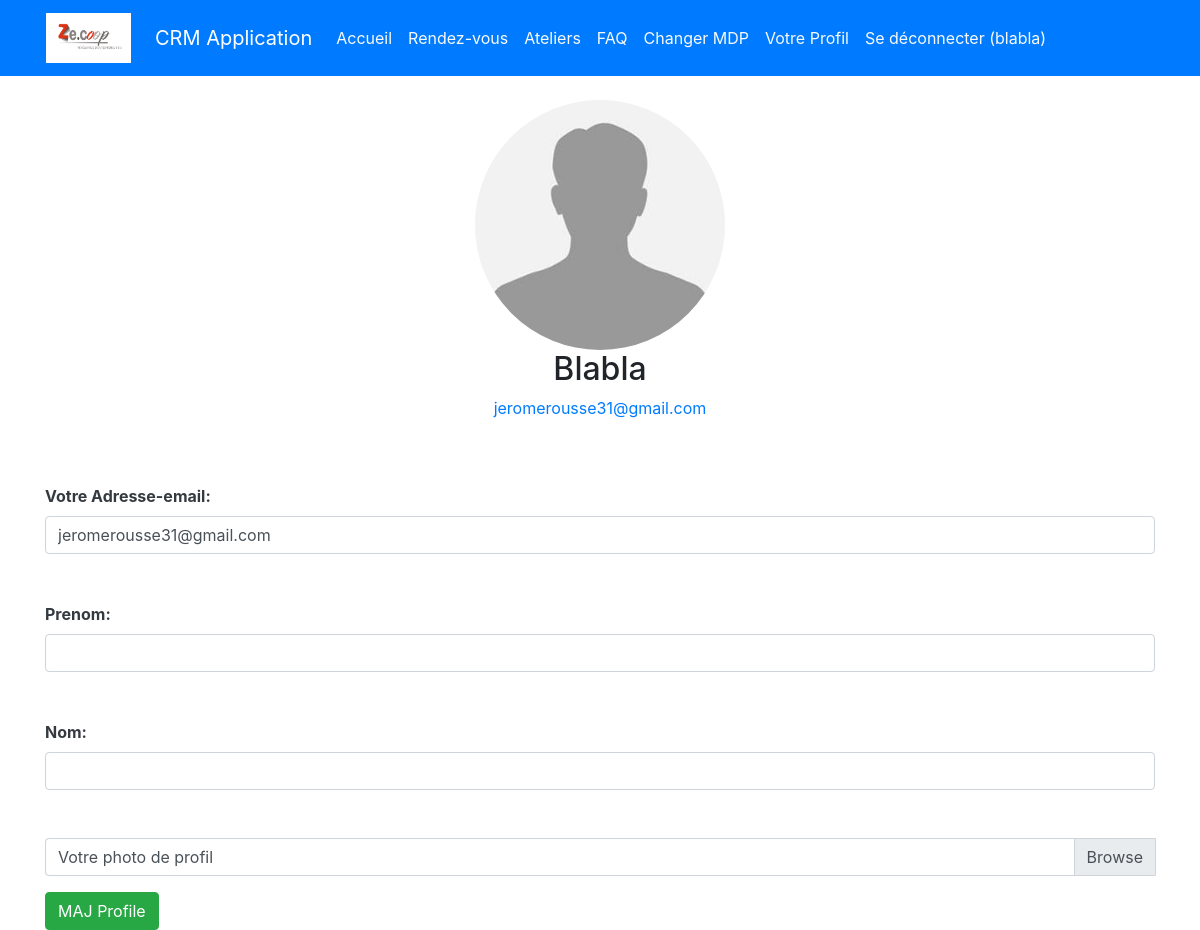
Screenshot of /profile/ (signed in) with the database file from the repository.
### authentification/models.py (models this page shows, shortened)
class User(AbstractUser):
    pass

class Profile(models.Model):
    user = models.OneToOneField(User, on_delete=models.CASCADE)
    avatar = models.ImageField(default='avatar.jpg', upload_to='profile_avatars')

### authentification/views.py (the view)
# urls.py: path('profile/',authentification.views.profile , name='profile'),
@login_required
def profile(request):
    if request.method == 'POST':
        u_form = UserUpdateForm(request.POST, instance=request.user)
        p_form = ProfileUpdateForm(request.POST, request.FILES, instance=request.user.profile)
        if u_form.is_valid() and p_form.is_valid():
            u_form.save()
            p_form.save()
            messages.success(request, f'Votre compte a été modifié!')
            return redirect('profile')
    else:
        u_form = UserUpdateForm(instance=request.user)
        p_form = ProfileUpdateForm(instance=request.user.profile)
    context = {
        'u_form': u_form,
        'p_form': p_form,
        'title': 'Profile'
    }
    return render(request, 'authentification/profile.html', context)

### authentification/forms.py
class UserUpdateForm(forms.ModelForm):
    class Meta:
        model = User
        fields = ['email', 'first_name', 'last_name',]

class ProfileUpdateForm(forms.ModelForm):
    class Meta:
        model = Profile
        fields = ['avatar']

### authentification/templates/authentification/profile.html (shortened to what this page needs)
{% extends 'base.html' %}
{% block content %}
<div class="center"></br>
	<form method="POST" enctype="multipart/form-data" class="container">
	    {% if user.profile %}
		<div class="text-center">
			<img class = "rounded-circle" width=250 height=250 src="{{user.profile.avatar.url}}"
			    alt="{{ user.username }}" class="avatar rounded mx-auto d-block"  accept=".jpg,.jpeg,.png"/>
		</div>
	    {% endif %}
	<div class="row" >
		<div class = "col">
	       <h2 class="text-center">{{ user.username | title }}</h2>
	       <p class="text-center"><a href="mailto:{{user.email}}">{{user.email}}</a></p></br></br>
		   <label class="font-weight-bold text-dark" for="email">Votre Adresse-email:</label>
		   <input  type="email" class="form-control " id="email" name="email" value="{{user.email}}" /></br></br>
		<label class="font-weight-bold text-dark"  for="first_name">Prenom:</label>
		<input type="first_name" class="form-control" id="first_name" name="first_name" value="{{user.first_name}}" /></br></br>
		<label class="font-weight-bold text-dark" for="last_name">Nom:</label>
		<input type="last_name" class="form-control" id="last_name" name="last_name" value="{{user.last_name}}" /></br></br>
		<div class="input-group mb-3">
			<div class="custom-file">
			  <label class="custom-file-label " for="avatar"> Votre photo de profil</label>
			</div>
		</div>
	    <button type="submit" class="btn btn-success" data-toggle="button" aria-pressed="false" autocomplete="off">MAJ Profile</button>
		</div>
	</div>
	</form>
</div>
{% endblock content %}

### templates/base.html (shortened to what this page needs)
<!doctype html>
{% load static %}
<html lang="en">
<head>
    <link rel="stylesheet" href="https://cdn.jsdelivr.net/npm/bootstrap@4.3.1/dist/css/bootstrap.min.css"
>
</head>
<body>
<div class="bg-primary">
    <div class="container">
        <div class="row">
            <nav class="col navbar navbar-expand-lg navbar-dark">
                <img class="navbar-brand mr-4" src="{% static 'logo.jpg' %}" width="85" height="60" alt="Logo" accept=".jpg,.jpeg,.png"></br>
                <a class="navbar-brand" href="{% url 'home' %}">CRM Application</a>
                <div id="navbarContent" class="collapse navbar-collapse">
                    <ul class="navbar-nav">
                        {% if user.is_authenticated %}
                        <li class="nav-item ">
                            <a class="nav-link text-light"
                               href="{% url 'home' %}">Accueil</a>
                        <li class="nav-item">
                            <a class="nav-link text-light"
                               href="{% url 'rendezvous' %}">Rendez-vous</a>
                        </li>
                        <li class="nav-item">
                            <a class="nav-link text-light"
                               href="{% url 'evenements' %}">Ateliers</a>
                        </li>
                        <li class="nav-item">
                            <a class="nav-link text-light"
                               href="{% url  'question_list'  %}">FAQ</a>
                        </li>
                        <li class="nav-item ">
                            <a class="nav-link text-light"
                               href="{% url 'password_change' %}">Changer
                                MDP</a>
                        </li>
                        <li class="nav-item ">
                            <a class= "nav-link text-light"href="{% url 'profile' %}" title="Update my profile">Votre Profil </a>
                        </li>
                        <li class="nav-item ">
                            <a class="nav-link text-light" href="{% url 'logout' %}">Se
                                déconnecter ({{ request.user }})</a>
                        {% endif %}
                    </ul>
                </div>
            </nav>
        </div>
    </div>
</div>
{% block content %}
{% endblock content %}
</body>
</html>

### rows the page displays
User: user "blabla", profile.avatar (placeholder picture), username "Blabla", email "jeromerousse31@gmail.com"
